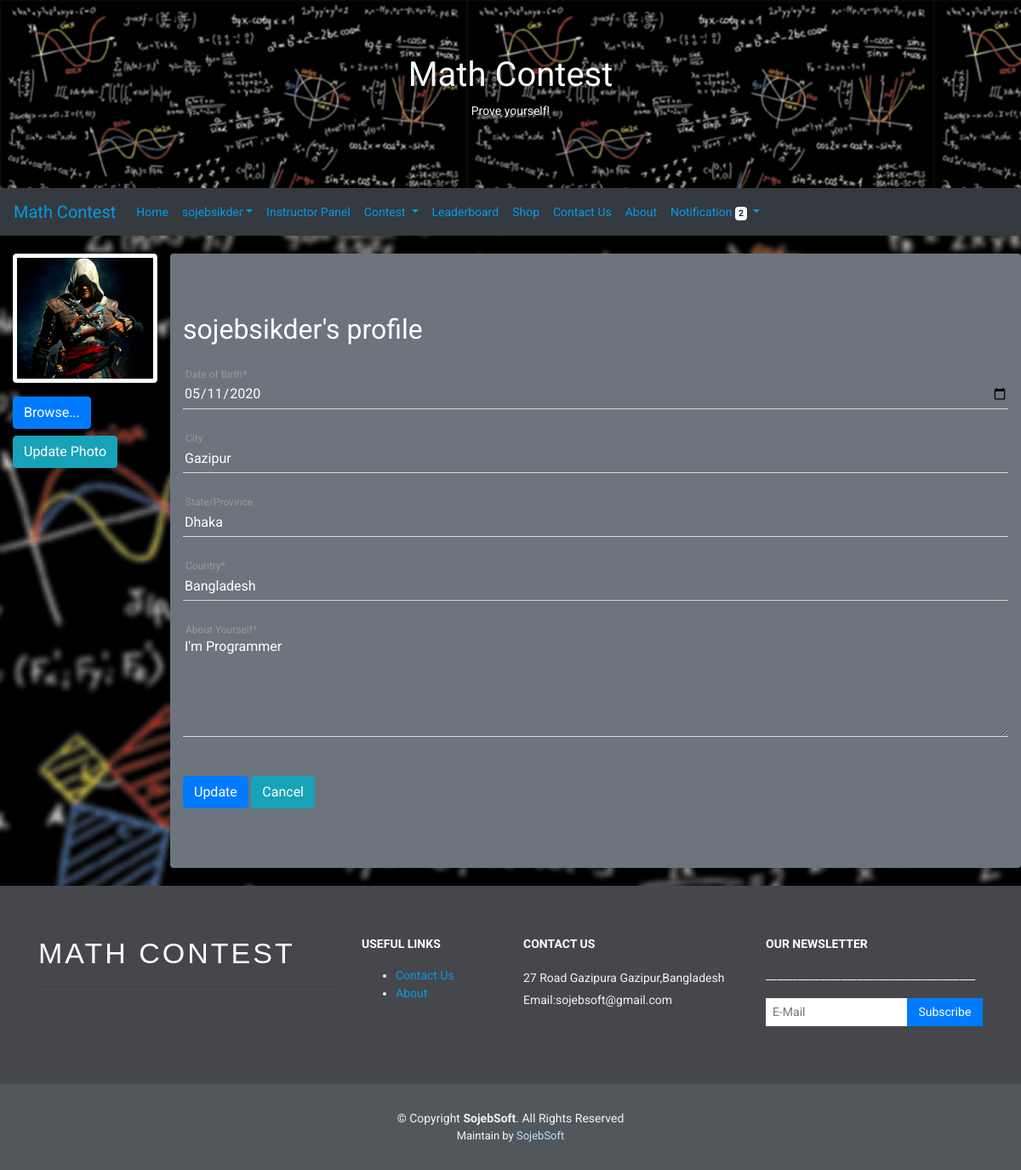
Page /ins-profile.php (signed in) on the committed database.
### tables this page shows
CREATE TABLE `web` (
  `id` int(11) NOT NULL,
  `web_title` varchar(200) NOT NULL,
  `web_slogan` varchar(200) NOT NULL,
  `web_modified` timestamp NOT NULL DEFAULT current_timestamp(),
  `about_us` text NOT NULL,
  `contact_us` text NOT NULL,
  `email` varchar(200) NOT NULL,
  `address` varchar(200) NOT NULL
);

CREATE TABLE `instructor` (
  `id` int(11) NOT NULL,
  `ins_name` varchar(200) NOT NULL,
  `ins_login` varchar(200) NOT NULL,
  `ins_pass` varchar(200) NOT NULL,
  `ins_registered` timestamp NOT NULL DEFAULT current_timestamp() ON UPDATE current_timestamp(),
  `ins_status` varchar(200) NOT NULL,
  `ins_display_name` varchar(200) NOT NULL,
  `ins_email` varchar(200) NOT NULL,
  `ins_type` varchar(200) NOT NULL,
  `ipadd` text NOT NULL,
  `ins_city` varchar(200) DEFAULT NULL,
  `ins_state` varchar(200) DEFAULT NULL,
  `ins_country` varchar(200) DEFAULT NULL,
  `ins_bio` varchar(200) DEFAULT NULL,
  `ins_image` varchar(200) DEFAULT NULL,
  `ins_user_id` varchar(200) NOT NULL,
  `ins_role` varchar(200) DEFAULT NULL,
  `ins_date` date DEFAULT NULL
);

### classes/Web.php (called while the page is built, shortened)
<?php
$db = new Database();
$format = new Format();
function web($value){
    global $db, $format;
    $value = $format->Stext($value);
    $sql = "SELECT * FROM web";
    $exe = $db->select($sql);
    if($exe){
        $exeFetch = $exe->fetch_assoc();
        return $exeFetch[$value];
    }else{
        return "Something went wrong :(";
    }
}
?>

### helpers/Format.php (called while the page is built, shortened)
<?php
class Format{
    public function Stext($string, $allow = null){
        if($allow == null){
            $this->conn =mysqli_connect(DB_HOST,DB_USER,DB_PASS,DB_NAME);
            $text = $this->conn->real_escape_string(htmlspecialchars(strip_tags($string)));
        }else{
            $this->conn =mysqli_connect(DB_HOST,DB_USER,DB_PASS,DB_NAME);
            $text = $this->conn->real_escape_string(strip_tags($string, $allow));
        }
        return $text;
    }
}
?>

### lib/Database.php (called while the page is built, shortened)
<?php
Class Database{
 public $host   = DB_HOST;
 public $user   = DB_USER;
 public $pass   = DB_PASS;
 public $dbname = DB_NAME;
 public $link;
  private function connectDB(){
    $this->link = new mysqli($this->host, $this->user, $this->pass,$this->dbname);
  }
  public function select($query){
    $result = $this->link->query($query) or die($this->link->error.__LINE__);
    if($result->num_rows > 0){
      return $result;
    } else {
      return false;
    }
  }
}

### ins-profile.php (the view, shortened to what this page needs)
<?php
include "inc/header.php";
$db = new Database();
?>
<link rel="stylesheet" href="css/login.css">
<?php
    $username = $_SESSION['ins_name'];
    $userlogin = $_SESSION['ins_login'];
    $queryPr = "SELECT * FROM instructor WHERE ins_name='$username' AND ins_login='$userlogin'";
    $GetDataPr =$db->select($queryPr)->fetch_assoc();
?>
 <form action="" method="post" enctype="multipart/form-data">
<div class="container-fluid">
<div class="row">
 <div class="col-xs-12 col-md-2">
    <p><img class="left-block img-thumbnail" src="<?php echo $GetDataPr['ins_image']?>" alt=""></p>
    <label class="btn btn-primary" for="upload-photo">Browse...</label>
    <label class="btn btn-info" for="savebtn">Update Photo</label>
 </div>
</form>
 <div class="col-xs-12 col-md-10 container-fluid bg-secondary text-white rounded" style="padding-top:70px;padding-bottom:70px">
 <h2><?php echo $GetDataPr['ins_name']?>'s profile</h2>
 <form action="" method="post" enctype="multipart/form-data">
    <div class="m-input-group">
        <input class="m-form-control" type="date" id="dob" name="dob" value="<?php echo $GetDataPr['ins_date']?>" class="hasDatepicker">
        <label>Date of Birth*</label>
    </div>
    <div class="m-input-group">
        <input class="m-form-control" type="text" name="city" id="city" value="<?php echo $GetDataPr['ins_city']?>">
        <label>City</label>
    </div>
    <div class="m-input-group">
        <input class="m-form-control" type="text" name="state" id="region" value="<?php echo $GetDataPr['ins_state']?>">
        <label>State/Province</label>
    </div>
    <div class="m-input-group">
        <input class="m-form-control" type="text" name="country" id="country" value="<?php echo $GetDataPr['ins_country']?>">
        <label>Country*</label>
    </div>
    <div class="m-input-group">
        <textarea class="m-form-control" rows="8" cols="50" id="mytextarea" name="bio"><?php echo $GetDataPr['ins_bio']?></textarea>
        <label>About Yourself*</label>
    </div>
        <input type="submit" name="submit" value="Update" class="btn btn-primary" name="update_bio">
        <button class="btn btn-info" href="profile.php">Cancel</button>
 </form>
  </div>
<?php include "inc/footer.php"; ?>

### inc/header.php (shortened to what this page needs)
<?php
include 'lib/Database.php';
include 'helpers/Format.php';
include './classes/Web.php';
 ?>
<!DOCTYPE html>
<html lang="en">
<head>
  <link rel="stylesheet" href="<?php echo BASE;?>css/bootstrap.min.css">
  <link rel="stylesheet" href="<?php echo BASE;?>css/footer.css">
  <link rel="stylesheet" href="<?php echo BASE;?>css/login.css">
  <link rel="stylesheet" href="<?php echo BASE;?>css/material/material.css">
</head>
<body class="m-parallax">
<?php
if(!(basename($_SERVER['PHP_SELF']) == "instructor-panel.php" || basename($_SERVER['PHP_SELF']) == "edit-panel.php"))
{
  ?>
<div class="jumbotron text-center bg-white text-black" style="margin-bottom:0; background: url(<?php echo BASE;?>images/cover/wallpaper.png);">
  <h1 class="text-light">Math Contest</h1>
  <p class="text-light"><?php echo web('web_slogan'); ?></p>
</div>
<?php
}
?>
<nav class="navbar navbar-expand-sm bg-dark navbar-info sticky-top">
  <a class="navbar-brand" href="index.php">Math Contest</a>
  <ul class="navbar-nav">
    <li class="nav-item">
      <a class="nav-link" href="index.php">Home</a>
    </li>
    <li class="nav-item dropdown">
      <a class="nav-link dropdown-toggle" href="#" id="navbardrop" data-toggle="dropdown">
        <?php
        if(isset($_SESSION['name'])){
          echo $_SESSION['name'];
          $username = $_SESSION['name'];
          $notiName = $_SESSION['name'];
        }
        elseif(isset($_SESSION['ins_name']))
        {
          echo $_SESSION['ins_name'];
          $notiName  = $_SESSION['ins_name'];
        }
        else{
          echo "Account";
          $ins_username = null;
          $notiName = null;
        }
        ?></a>
    </li>
    <?php
  if(isset($_SESSION['ins_login'])){
      echo "<li class='nav-item'><a class='nav-link' href='instructor-panel.php'>Instructor Panel</a></li>";
    }
    ?>
    <?php
    $db = new Database();
?>
    <li class="nav-item dropdown">
      <a class="nav-link dropdown-toggle" href="#" id="navbardrop" data-toggle="dropdown">
        Contest
      </a>
    </li>
    <li class="nav-item">
      <a class="nav-link" href="leaderboard.php">Leaderboard</a>
    </li>
    <li class="nav-item">
      <a class="nav-link" href="shop.php">Shop</a>
    </li>
    <li class="nav-item">
      <a class="nav-link" href="contact.php">Contact Us</a>
    </li>
    <li class="nav-item">
      <a class="nav-link" href="about.php">About</a>
    </li>
    <?php
    if((isset($_SESSION['name'])) || (isset($_SESSION['ins_name']))){
      ?>
    <li class="nav-item dropdown">
      <a class="nav-link dropdown-toggle float-right" href="#" id="navbardrop" data-toggle="dropdown">
      <span class="glyphicon"></span>Notification<?php
     if($notiName)
     {
                $queryCount = "SELECT * from notifications where status = 'unread' AND user_name='$notiName' OR user_name='all' ";
                $fetchCount = $db->select($queryCount);
                if($fetchCount){
                ?>
                <span class="badge badge-light"><?php echo mysqli_num_rows($fetchCount);  ?></span>
              <?php
                }
              }
              ?>
      </a>
    </li>
    <?php
    }else{
    }
    ?>
  </ul>
</nav>
<br>

### inc/footer.php (shortened to what this page needs)
<?php
$db = new Database();
$format = new Format();
$sql     = "SELECT * FROM web";
$aboutus = $db->select($sql);
if($aboutus){
  $info      = $aboutus->fetch_assoc();
  $contactInfo = $format->Stext($info['contact_us'],"<br>");
}
?>
<br>
<footer id="footer">
  <div class="footer-top">
    <div class="container">
      <div class="row">
        <div class="col-lg-4 col-md-6 footer-info">
          <h3>Math Contest</h3>
          <hr>
        </div>
        <div class="col-lg-2 col-md-6 footer-link">
          <h4>Useful links</h4>
          <ul>
            <li><a href="contact.php">Contact Us</a></li>
            <li><a href="about.php">About</a></li>
          </ul>
        </div>
        <div class="col-lg-3 col-md-6 footer-contact">
          <h4>Contact Us</h4>
          <p>
            <?php echo $contactInfo; ?>
          </p>
        </div>
        <div class="col-lg-3 col-md-6 footer-newsletter">
          <h4>Our Newsletter</h4>
          <p>_______________________________________</p>
          <form action="" accept="" method="post">
            <input type="email" name="email" id="" placeholder="E-Mail"><input type="submit" value="Subscribe">
          </form>
        </div>
      </div>
    </div>
  </div>
<div class="container">
  <div class="copyright">
    &copy; Copyright <strong>SojebSoft</strong>. All Rights Reserved
  </div>
  <div class="credits">
  Maintain by <a href="http://sojebsoft.ml">SojebSoft</a>
</div>
</div>
</footer>
</body>
</html>

### assets/css/footer.css (style rules this page uses)
#footer { background: #52575c; padding: 0 0 30px 0; color: rgba(255, 255, 255, 0.933); font-size: 14px; }
#footer .footer-top { background: #45474b; padding: 60px 0 30px 0; }
#footer .footer-top .footer-info { margin-bottom: 30px; }
#footer .footer-top .footer-info h3 { font-size: 34px; margin: 0 0 20px 0; padding: 2px 0 2px 0; line-height: 1; font-family: "Monstreet" , sans-serif; color: #fff; font-weight: 400; letter-spacing: 3px; text-transform: uppercase; }
#footer .footer-top h4 { font-size: 14px; font-weight: bold; color: white; text-transform: uppercase; position:relative; padding-bottom: 10px; }
#footer .footer-top .footer-contact { margin-bottom: 30px; }
#footer .footer-top .footer-contact p { line-height: 26px; }
#footer .footer-top .footer-newsletter { margin-bottom: 38px; }
#footer .footer-top .footer-newsletter input[type="email"] { border: 0; padding: 6px 8px; width: 65%; }
#footer .footer-top .footer-newsletter input[type="submit"] { background: #007bff; border: 0; padding: 6px 0; width: 35%; text-align: center; color: white; transition: 0.3s; cursor: pointer; }
#footer .copyright { text-align: center; padding-top: 30px; }
#footer .credits { text-align: center; font-size: 13px; color: #f1f7ff; }
#footer .credits a { color: #bfddfe; }

### assets/css/login.css (style rules this page uses)
html, body { height: 100%; }

### assets/css/material/material.css (style rules this page uses)
html { line-height: 1.5; font-family: -apple-system, BlinkMacSystemFont, "Segoe UI", Roboto, Oxygen-Sans, Ubuntu, Cantarell, "Helvetica Neue", sans-serif; font-weight: normal; color: rgba(0, 0, 0, 0.87); }
body { font-family: Roboto, sans-serif; font-size: 14px; color: #383838; }
a { color: #039be5; text-decoration: none; -webkit-tap-highlight-color: transparent; background-color: transparent; }
.m-input-group { position: relative; margin: 40px auto; }
.m-form-control { color: white; position: relative; z-index: 1; width: 100%; height: 35px; font-size: 16px; border: none; border-bottom: 1px solid #d9d9d9; background-color: transparent; }
.m-form-control + label { position: absolute; top: 10px; left: 3px; font-size: 16px; color: #999999; transition: all 0.2s ease-out; }
.m-form-control:focus + label, .m-form-control.has-value + label { top: -15px; color: #2196F3; font-size: 12px; }
textarea.m-form-control { height: 120px; }
label { cursor: pointer; }
.m-parallax { background-image: url("../wallpaper.png"); height: 100%; background-attachment: fixed; background-position: center; background-repeat: no-repeat; background-size: cover; z-index: -1; }

### inc/header.php (style rules this page uses)
h1,h2,h3,h4,h5,p,a,ul { font-weight: 400; }

### rows in the picture
web: web_slogan "Prove yourself!", contact_us "27 Road Gazipura Gazipur,Bangladesh Email:sojebsoft@gmail.com"
instructor: ins_image (picture), ins_name "sojebsikder", dob "05/11/2020", city "Gazipur", state "Dhaka", country "Bangladesh", bio "I'm Programmer"

### other values in the picture
$_SESSION['ins_name'] "sojebsikder"
mysqli_num_rows($fetchCount) "2"
